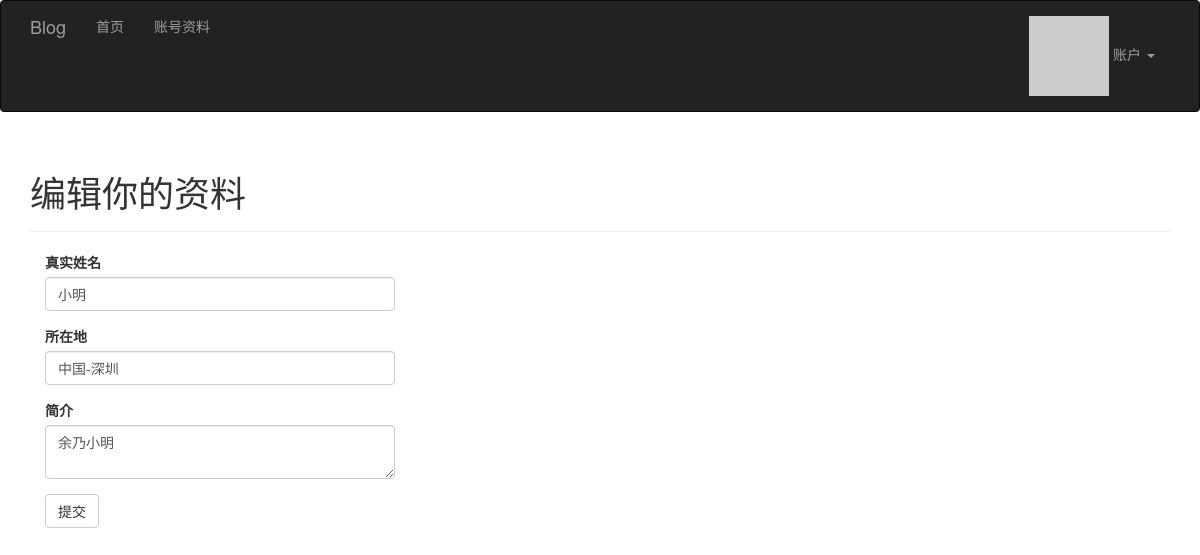
The app's page /edit-profile (signed in) with its own data.
### app/models.py (models this page shows, shortened)
class User(UserMixin, db.Model):
    __tablename__ = 'users'
    id = db.Column(db.Integer, primary_key=True)
    email = db.Column(db.String(64), unique=True)
    username = db.Column(db.String(64), unique=True, index=True)
    password_hash = db.Column(db.String(128))
    role_id = db.Column(db.Integer, db.ForeignKey('roles.id'))
    confirmed = db.Column(db.Boolean, default=False)
    name = db.Column(db.String(64))
    location = db.Column(db.String(64))
    about_me = db.Column(db.Text())
    member_since = db.Column(db.DateTime(), default=datetime.utcnow)
    last_seen = db.Column(db.DateTime(), default=datetime.utcnow)
    avatar_hash = db.Column(db.String(32))
    @property
    def password(self):
        """密码生成哈希值就无法还原"""
        raise AttributeError('密码没有可读的属性')
    def ping(self):
        self.last_seen = datetime.utcnow()
        self.add = db.session.add(self)
    def gravatar_hash(self):
        return hashlib.md5(self.email.lower().encode('utf-8')).hexdigest()
    def gravatar(self, size=100, default='identicon', rating='g'):
        url = 'https://www.gravatar.com/avatar'
        hash = self.avatar_hash or self.gravatar_hash()
        u = '{url}/{hash}?s={size}&d={default}&r={rating}'.format(
            url=url, hash=hash, size=size, default=default, rating=rating)
        return u

### app/main/views.py (the view, shortened to what this page needs)
class EditProfile(MethodView):
    @login_required
    def get(self):
        form = EditProfileForm()
        form.name.data = current_user.name
        form.location.data = current_user.location
        form.about_me.data = current_user.about_me
        return render_template('edit_profile.html', form=form)

### app/main/forms.py
class EditProfileForm(FlaskForm):
    name = StringField('真实姓名', validators=[Length(0, 16)])
    location = StringField('所在地', validators=[Length(0, 64)])
    about_me = TextAreaField('简介')
    submit = SubmitField('提交')

### app/auth/views.py (called while the page is built)
@auth.before_app_request
def before_request():
    if current_user.is_authenticated:
        current_user.ping()
        if not current_user.confirmed \
                and request.blueprint != 'auth' \
                and request.endpoint != 'static':
            return redirect(url_for('auth.unconfirmed'))

### app/main/__init__.py (called while the page is built)
@main.app_context_processor
def inject_permissions():
    return dict(Permission=Permission)

### app/models.py (called while the page is built)
@login_manager.user_loader
def load_user(user_id):
    return User.query.get(int(user_id))

### app/templates/edit_profile.html (shortened to what this page needs)
{% extends "base.html" %}
{% import "bootstrap/wtf.html" as wtf %}
 {% block page_content %}
<div class="page-header">
    <h1>编辑你的资料</h1>
</div>
<div class="col-md-4">
    {{ wtf.quick_form(form) }}
</div>
{% endblock %}

### records on screen
User: name "小明", location "中国-深圳", about_me "余乃小明"
